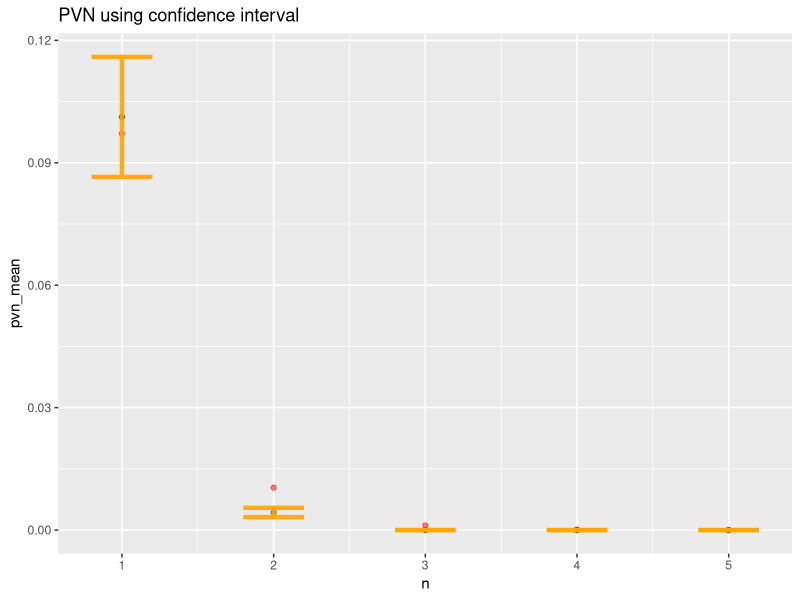
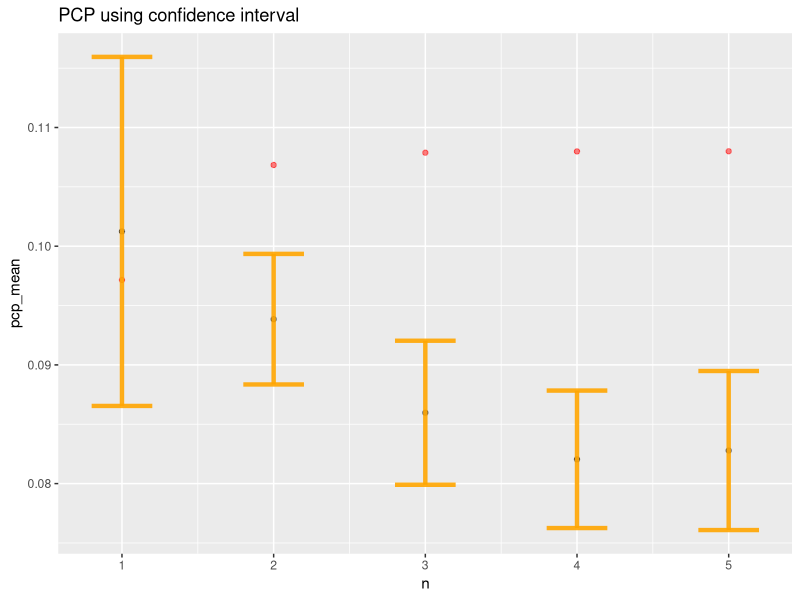

These figures' R source, in order:
## ---- chunk 1
knitr::opts_chunk$set(echo = TRUE)
require(ggplot2)
require(dplyr)
## ---- chunk 2

# Extract
# cat *.out | grep PCP | cut -d' ' -f1 | cut -d: -f2
# cat *.out | grep PVN | cut -d' ' -f1 | cut -d: -f2

# 1 replica
# Run: cd inputgen/; go run main.go --duration=3600000 --r=10 --mu=0.0036 --bigOmega=0.003 --littleOmega=0.0001; cd ..; for i in `seq 1 10`; do go run main.go --rate=1 --warmup=0 --d=1h --i=inputgen/input_$i.csv > r1_$i.out; done
# Pack output: zip sim_1_out.zip r1_*.out

sim_1 <- data.frame("n"=1, "pcp"=c(0.096868, 0.116235, 0.084960, 0.110168, 0.130572, 0.132739, 0.070176, 0.093550, 0.091497, 0.085696), "pvn"=c(0.096868, 0.116235, 0.084960, 0.110168, 0.130572, 0.132739, 0.070176, 0.093550, 0.091497, 0.085696))

# 2 replicas
# Run: cd clustergo; for i in `seq 1 10`; do cd inputgen/; go run main.go --duration=3600000 --r=2 --mu=0.0036 --bigOmega=0.003 --littleOmega=0.0001; cd ..;  go run main.go --rate=1 --warmup=0 --d=1h --i=inputgen/input_1.csv,inputgen/input_2.csv > r2_$i.out; rm inputgen/input_*.csv; done
# Pack output: zip sim_2_out.zip r2_*.out; rm *.out

sim_2 <- data.frame("n"=2, "pcp"=c(0.101995, 0.088672, 0.095657, 0.099675, 0.101012, 0.084414, 0.091564, 0.102835, 0.080741, 0.091958), "pvn"=c(0.004911, 0.006290, 0.005024, 0.001487, 0.003283, 0.004326, 0.004150, 0.006982, 0.003488, 0.003268))

# 3 replicas
# Run: for i in `seq 1 10`; do cd inputgen/; go run main.go --duration=3600000 --r=3 --mu=0.0036 --bigOmega=0.003 --littleOmega=0.0001; cd ..;  go run main.go --rate=1 --warmup=0 --d=1h --i=inputgen/input_1.csv,inputgen/input_2.csv,inputgen/input_3.csv > r3_$i.out; rm inputgen/input_*.csv; done
# Pack output: zip sim_3_out.zip r3_*.out; rm *.out

sim_3 <- data.frame("n"=3, "pcp"=c(0.076665, 0.099287, 0.084492, 0.081343, 0.095050, 0.087707, 0.091867, 0.071911, 0.090259, 0.081107), "pvn"=c(0.000000, 0.000000, 0.000000, 0.000000, 0.000000, 0.000000, 0.000000, 0.000000, 0.000000, 0.000000))

# 4 Replicas
# Run: for i in `seq 1 10`; do cd inputgen/; go run main.go --duration=3600000 --r=4 --mu=0.0036 --bigOmega=0.003 --littleOmega=0.0001; cd ..;  go run main.go --rate=1 --warmup=0 --d=1h --i=inputgen/input_1.csv,inputgen/input_2.csv,inputgen/input_3.csv,inputgen/input_4.csv > r4_$i.out; rm inputgen/input_*.csv; done
# Pack output: zip sim_4_out.zip r4_*.out; rm *.out

sim_4 <- data.frame("n"=4, "pcp"=c(0.089460, 0.086109, 0.079032, 0.073925, 0.089927, 0.093196, 0.087492, 0.072702, 0.077475, 0.071132), "pvn"=c(0.000000, 0.000000, 0.000000, 0.000000, 0.000000, 0.000000, 0.000000, 0.000000, 0.000000, 0.000000))

# 5 Replicas
# Run: for i in `seq 1 10`; do cd inputgen/; go run main.go --duration=3600000 --r=5 --mu=0.0036 --bigOmega=0.003 --littleOmega=0.0001; cd ..;  go run main.go --rate=1 --warmup=0 --d=1h --i=inputgen/input_1.csv,inputgen/input_2.csv,inputgen/input_3.csv,inputgen/input_4.csv,inputgen/input_5.csv > r5_$i.out; rm inputgen/input_*.csv; done
# Pack output: zip sim_5_out.zip r5_*.out; rm *.out

sim_5 <- data.frame("n"=5, "pcp"=c(0.098370, 0.076470, 0.080757, 0.094711, 0.080790, 0.091174, 0.070913, 0.078000, 0.071904, 0.084757), "pvn"=c(0.000000, 0.000000, 0.000000, 0.000000, 0.000000, 0.000000, 0.000000, 0.000000, 0.000000, 0.000000))

analytical <- data.frame("n"=c(1,2,3,4,5), "pvn"=c(0.097157, 0.010380, 0.001120, 0.000121, 0.000013), "pcp"=c(0.097157, 0.106840, 0.107875, 0.107986, 0.107999), "modelo"="Analítico")
  

# Calculates mean, sd, se and IC
# Inspired by: https://www.r-graph-gallery.com/4-barplot-with-error-bar.html
sim_raw_data <- cbind(rbind(sim_1, sim_2, sim_3, sim_4, sim_5),"modelo"="Simulado")
sim_data <- sim_raw_data %>%
  group_by(n) %>%
  summarise( 
    count=n(),
    pvn_mean=mean(pvn),
    pvn_sd=sd(pvn),
    pcp_mean=mean(pcp),
    pcp_sd=sd(pcp)
  ) %>%
  mutate(pvn_se=pvn_sd/sqrt(count))  %>%
  mutate(pvn_ic=pvn_se * qt((1-0.05)/2 + .5, count-1)) %>%
  mutate(pcp_se=pcp_sd/sqrt(count))  %>%
  mutate(pcp_ic=pcp_se * qt((1-0.05)/2 + .5, count-1))

sim_2
analytical$pvn

ggplot(sim_data) +
  geom_point(aes(x=n, y=pvn_mean), stat="identity", fill="forestgreen", alpha=0.5) +
  geom_point(data=analytical, aes(x=n, y=pvn), stat="identity", fill="forestgreen", alpha=0.5, color="red") +
  geom_errorbar(aes(x=n, ymin=pvn_mean-pvn_ic, ymax=pvn_mean+pvn_ic), width=0.4, colour="orange", alpha=0.9, size=1.5) +
  ggtitle("PVN using confidence interval")

ggplot(sim_data) +
  geom_point(aes(x=n, y=pcp_mean), stat="identity", fill="forestgreen", alpha=0.5) +
  geom_point(data=analytical, aes(x=n, y=pcp), stat="identity", fill="forestgreen", alpha=0.5, color="red") +
  geom_errorbar(aes(x=n, ymin=pcp_mean-pcp_ic, ymax=pcp_mean+pcp_ic), width=0.4, colour="orange", alpha=0.9, size=1.5) +
  ggtitle("PCP using confidence interval")
